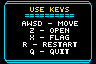

A 2D game scene composited from a Tiled map and its tileset images. What follows is a short description and the map's XML, with every tile layer's data as written:
An orthogonal 6x4 tile map with 16x16 px tiles, 1 tile layer (Artwork).

<map version="1.10" orientation="orthogonal" renderorder="right-down" width="6" height="4" tilewidth="16" tileheight="16" infinite="0" nextlayerid="2" nextobjectid="1">
 <tileset firstgid="1" source="board_tiles.tsx" />
 <layer id="1" name="Artwork" width="6" height="4">
  <data encoding="csv">
11,12,13,14,15,16,
27,28,29,30,31,32,
43,44,45,46,47,48,
59,60,61,62,63,64
</data>
 </layer>
</map>
